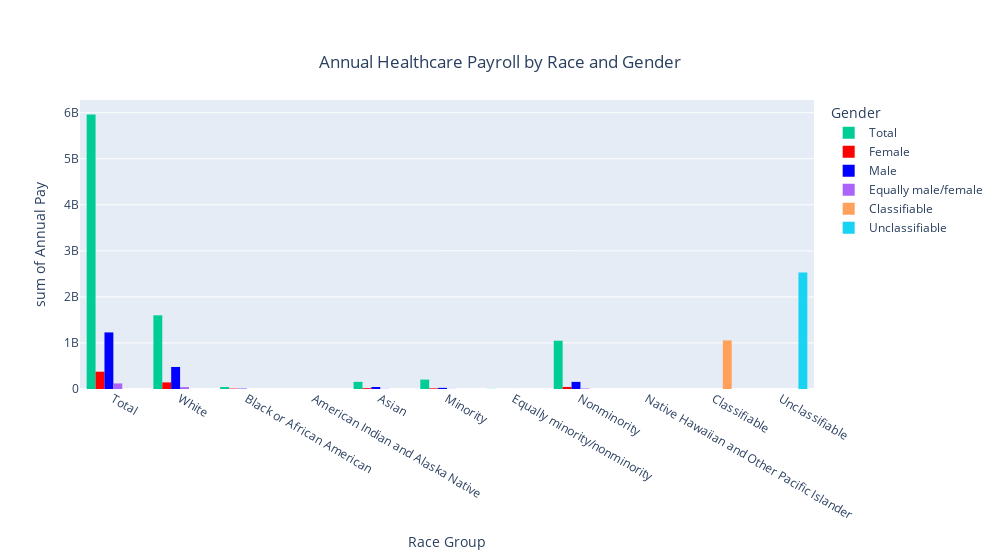

The notebook cell saved with this chart:
### Code cell
comp_summary_health_df['PAYANN'] = comp_summary_health_df['PAYANN'].astype(int)

fig = px.histogram(comp_summary_health_df, color='SEX_LABEL', x='RACE_GROUP_LABEL', y='PAYANN', barmode='group', title='Annual Healthcare Payroll by Race and Gender', labels={'SEX_LABEL':'Gender', 'RACE_GROUP_LABEL':'Race Group', 'PAYANN':'Annual Pay'}, color_discrete_map={'Male': 'blue','Female': 'red'})
fig.update_layout(
    title={        
        'y':0.9,
        'x':0.5,
        'xanchor': 'center',
        'yanchor': 'top'},
    width = 1000)
fig.show()

### Figure 1 — Plotly figure (JSON) as saved in the notebook; plotly's stock layout.template omitted (floating-point values rounded to 4 significant figures; data arrays with more than 128 entries replaced by an {"elided": "..."} marker saying what was removed)
{"data": [{"alignmentgroup": "True", "bingroup": "x", "histfunc": "sum", "hovertemplate": "Gender=Total<br>Race Group=%{x}<br>sum of Annual Pay=%{y}<extra></extra>", "legendgroup": "Total", "marker": {"color": "#00cc96", "pattern": {"shape": ""}}, "name": "Total", "offsetgroup": "Total", "orientation": "v", "showlegend": true, "type": "histogram", "x": {"elided": "15486 str values"}, "xaxis": "x", "y": {"elided": "15486 int values"}, "yaxis": "y"}, {"alignmentgroup": "True", "bingroup": "x", "histfunc": "sum", "hovertemplate": "Gender=Female<br>Race Group=%{x}<br>sum of Annual Pay=%{y}<extra></extra>", "legendgroup": "Female", "marker": {"color": "red", "pattern": {"shape": ""}}, "name": "Female", "offsetgroup": "Female", "orientation": "v", "showlegend": true, "type": "histogram", "x": {"elided": "2433 str values"}, "xaxis": "x", "y": {"elided": "2433 int values"}, "yaxis": "y"}, {"alignmentgroup": "True", "bingroup": "x", "histfunc": "sum", "hovertemplate": "Gender=Male<br>Race Group=%{x}<br>sum of Annual Pay=%{y}<extra></extra>", "legendgroup": "Male", "marker": {"color": "blue", "pattern": {"shape": ""}}, "name": "Male", "offsetgroup": "Male", "orientation": "v", "showlegend": true, "type": "histogram", "x": {"elided": "2712 str values"}, "xaxis": "x", "y": {"elided": "2712 int values"}, "yaxis": "y"}, {"alignmentgroup": "True", "bingroup": "x", "histfunc": "sum", "hovertemplate": "Gender=Equally male/female<br>Race Group=%{x}<br>sum of Annual Pay=%{y}<extra></extra>", "legendgroup": "Equally male/female", "marker": {"color": "#ab63fa", "pattern": {"shape": ""}}, "name": "Equally male/female", "offsetgroup": "Equally male/female", "orientation": "v", "showlegend": true, "type": "histogram", "x": {"elided": "2222 str values"}, "xaxis": "x", "y": {"elided": "2222 int values"}, "yaxis": "y"}, {"alignmentgroup": "True", "bingroup": "x", "histfunc": "sum", "hovertemplate": "Gender=Classifiable<br>Race Group=%{x}<br>sum of Annual Pay=%{y}<extra></extra>", "legendgroup": "Classifiable", "marker": {"color": "#FFA15A", "pattern": {"shape": ""}}, "name": "Classifiable", "offsetgroup": "Classifiable", "orientation": "v", "showlegend": true, "type": "histogram", "x": {"elided": "1267 str values"}, "xaxis": "x", "y": {"elided": "1267 int values"}, "yaxis": "y"}, {"alignmentgroup": "True", "bingroup": "x", "histfunc": "sum", "hovertemplate": "Gender=Unclassifiable<br>Race Group=%{x}<br>sum of Annual Pay=%{y}<extra></extra>", "legendgroup": "Unclassifiable", "marker": {"color": "#19d3f3", "pattern": {"shape": ""}}, "name": "Unclassifiable", "offsetgroup": "Unclassifiable", "orientation": "v", "showlegend": true, "type": "histogram", "x": {"elided": "1254 str values"}, "xaxis": "x", "y": {"elided": "1254 int values"}, "yaxis": "y"}], "layout": {"barmode": "group", "legend": {"title": {"text": "Gender"}, "tracegroupgap": 0}, "title": {"text": "Annual Healthcare Payroll by Race and Gender", "x": 0.5, "xanchor": "center", "y": 0.9, "yanchor": "top"}, "width": 1000, "xaxis": {"anchor": "y", "domain": [0, 1], "title": {"text": "Race Group"}}, "yaxis": {"anchor": "x", "domain": [0, 1], "title": {"text": "sum of Annual Pay"}}}}
